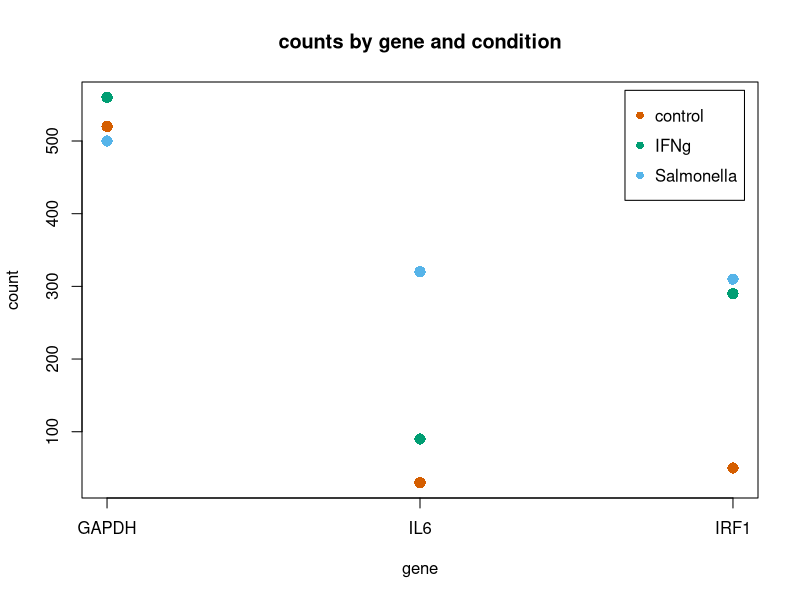
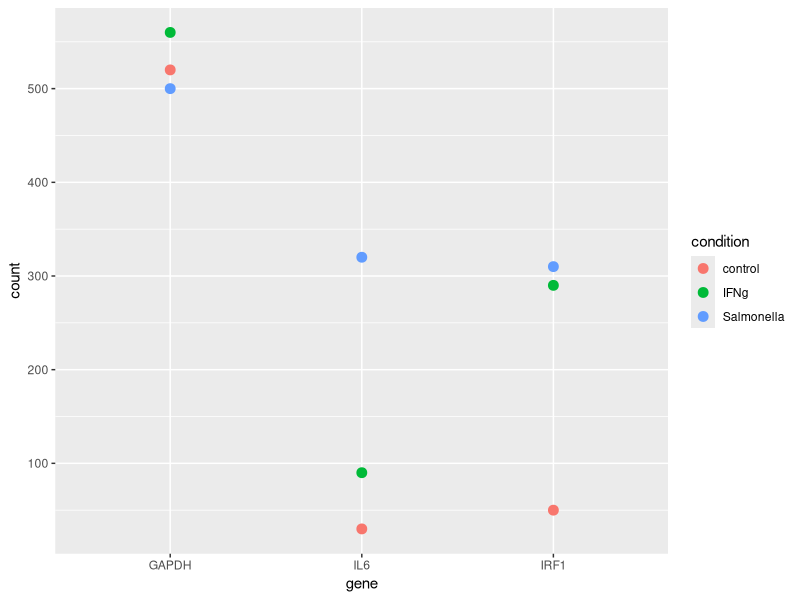
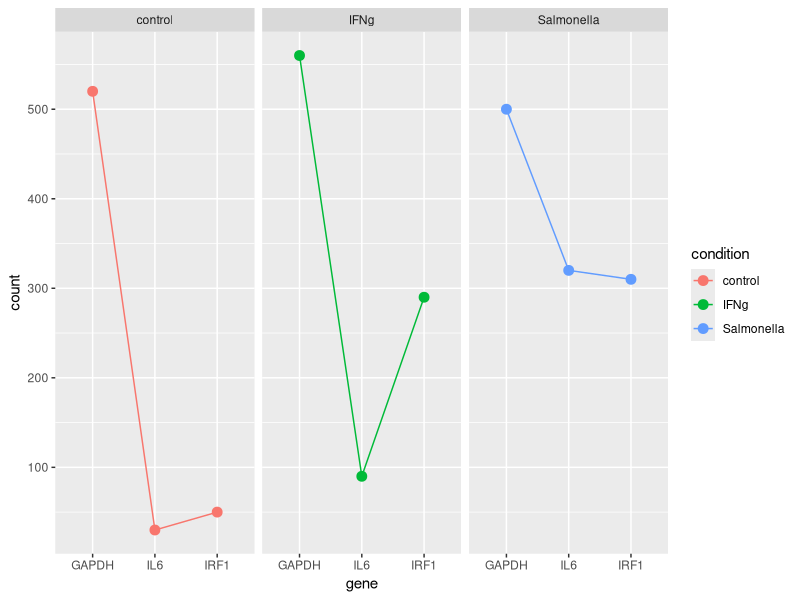
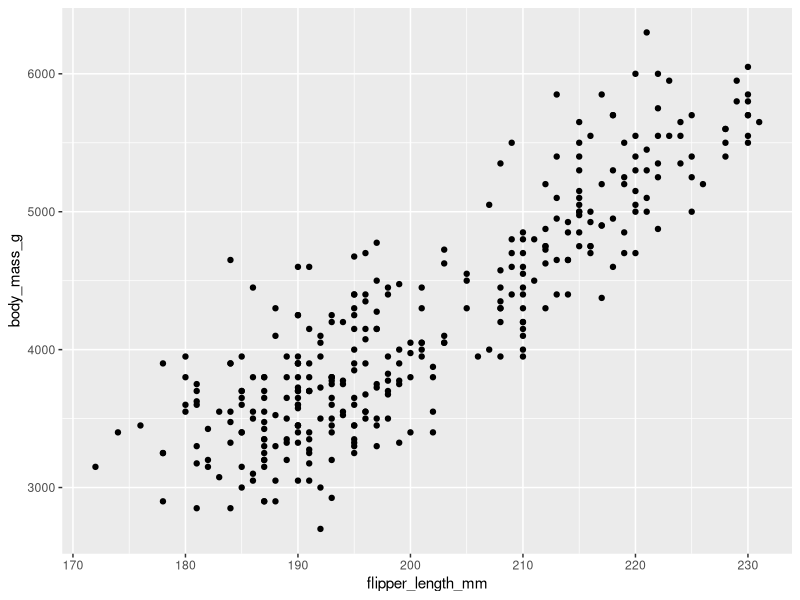
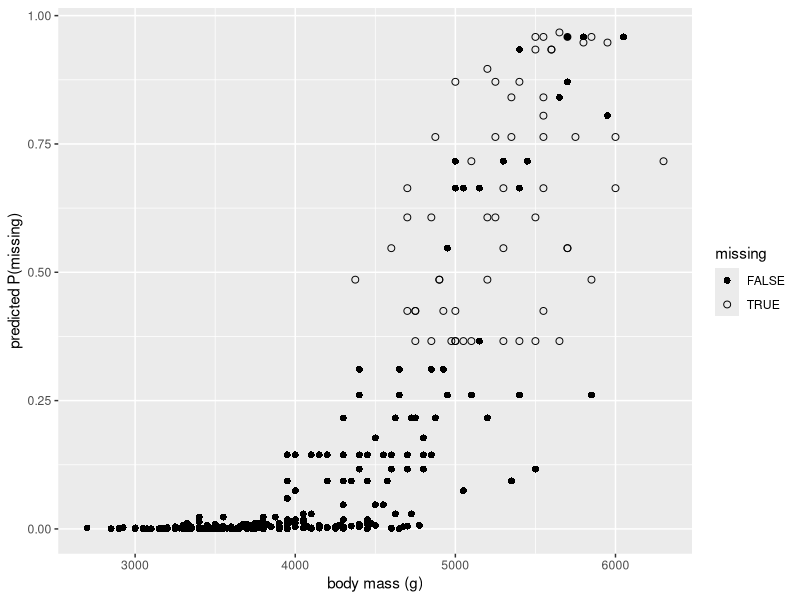

The R source for these figures, in order:
## ---- chunk 1
suppressPackageStartupMessages({

library(tidyr)
library(dplyr)

})
## ---- chunk 2
counts_wide <- tibble(
  gene = c("GAPDH", "IL6", "IRF1"),
  control = c(520, 30, 50),
  IFNg = c(560, 90, 290),
  Salmonella = c(500, 320, 310)
)
counts_wide
## ---- chunk 3
counts_long <- counts_wide |>
  pivot_longer(
    cols = -gene, # every column except 'gene'
    names_to = "condition",
    values_to = "count"
  )
counts_long
## ---- chunk 4
counts_long |>
  pivot_wider(
    names_from = condition,
    values_from = count
  )
## ---- chunk 5
suppressPackageStartupMessages({
  library(palmerpenguins)
})

penguins
## ---- chunk 6
#| exercise: pivot_ex
#| solution: true
penguins |>
  select(species, bill_length_mm, bill_depth_mm, flipper_length_mm, body_mass_g) |>
  pivot_longer(
    cols = -species,
    names_to = "measurement",
    values_to = "value"
  )
## ---- chunk 7
counts_long |>
  filter(condition != "control") |>
  group_by(condition) |>
  summarize(total = sum(count), mean_count = mean(count))
## ---- chunk 8
#| exercise: filter_ex
#| solution: true
counts_long |>
  filter(count > 100) |>
  group_by(condition) |>
  summarize(n_remain = n(), sd_count = sd(count))
## ---- chunk 9
gene_levels <- counts_wide$gene
conditions <- names(counts_wide)[-1]
colors <- palette.colors(7)[c(7,4,3)]
names(colors) <- conditions

plot(
  as.numeric(factor(counts_long$gene, levels = gene_levels)),
  counts_long$count,
  col = colors[counts_long$condition],
  pch = 16,
  cex = 1.5,
  xaxt = "n",
  xlab = "gene",
  ylab = "count",
  main = "counts by gene and condition"
)
axis(1, at = 1:3, labels = gene_levels)
legend(
  "topright", legend = conditions, col = colors, 
  pch = 16, y.intersp = 1.5, inset = 0.02
  )
## ---- chunk 10
library(ggplot2)

ggplot(
  data = counts_long, 
  mapping = aes(x = gene, y = count, color = condition)
) +
  geom_point(size = 3)
## ---- chunk 11
#| exercise: ggplot_ex
#| solution: true
ggplot(
  data = counts_long,
  mapping = aes(
    x = gene, y = count,
    color = condition, group = condition
  )
) +
  geom_point(size = 3) +
  geom_line() +
  facet_wrap(~ condition)
## ---- chunk 12
counts_mat <- as.matrix(counts_wide[,-1])
rownames(counts_mat) <- counts_wide[,1,drop=TRUE]
counts_mat <- log10(counts_mat + 1)
cat("geometric mean:\n")
10^(rowMeans(counts_mat))
counts_mat <- counts_mat - rowMeans(counts_mat)
cat("\n")
cat("log-transformed and centered data:\n")
counts_mat
## ---- chunk 13
#| exercise: mutate_ex
#| solution: true
counts_long |>
  mutate(log_count = log10(count + 1)) |>
  group_by(gene) |>
  mutate(ctr_log10_count = log_count - mean(log_count))
## ---- chunk 14
library(palmerpenguins)

set.seed(42)
penguins_complete <- penguins |> drop_na()

penguins_obs <- penguins_complete |>
  mutate(
    body_mass_missing = flipper_length_mm >= 215 & runif(n()) < 0.75,
    body_mass_obs = if_else(body_mass_missing, NA, body_mass_g)
  )

names(penguins_obs)
## ---- chunk 15
set.seed(5) # to fix the random sampling
penguins_obs |>
  select(species, flipper_length_mm, body_mass_g, body_mass_obs, body_mass_missing) |>
  group_by(body_mass_missing) |>
  slice_sample(n = 5)
## ---- chunk 16
penguins_obs |>
  ggplot(aes(flipper_length_mm, body_mass_g)) + 
  geom_point()
## ---- chunk 17
#| exercise: glm_ex
#| solution: true
fit <- glm(
  body_mass_missing ~ flipper_length_mm,
  data = penguins_obs,
  family = binomial
)
broom::tidy(fit)
## ---- chunk 18
fit <- glm(
  body_mass_missing ~ flipper_length_mm,
  data = penguins_obs,
  family = binomial
)
broom::glance(fit) # statistical model summaries
## ---- chunk 19
#| exercise: predict_ex
#| solution: true
penguins_modeled <- penguins_obs |>
  mutate(prob_missing = predict(fit, type = "response"))
## ---- chunk 20
penguins_modeled <- penguins_obs |>
  mutate(prob_missing = predict(fit, type = "response"))

ggplot(
  data = penguins_modeled,
  mapping = aes(x = body_mass_g, y = prob_missing, shape = body_mass_missing)
) +
  geom_point(size = 2) +
  scale_shape_manual(values = c("FALSE" = 16, "TRUE" = 1)) +
  labs(x = "body mass (g)", y = "predicted P(missing)", shape = "missing")
## ---- chunk 21
sessionInfo()
